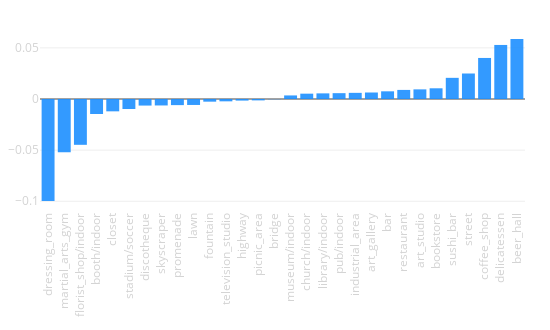

Notebook code cell kept with this figure:
### Code cell
tags_delta(city_data, opposite_city_data)

### Figure 1 — Plotly figure (JSON) as saved in the notebook; plotly's stock layout.template omitted (floating-point values rounded to 4 significant figures)
{"data": [{"marker": {"color": "dodgerblue"}, "opacity": 0.9, "type": "bar", "uid": "70224c34-4a5d-11e9-bdce-3c15c2cf2370", "x": ["dressing_room", "martial_arts_gym", "florist_shop/indoor", "booth/indoor", "closet", "stadium/soccer", "discotheque", "skyscraper", "promenade", "lawn", "fountain", "television_studio", "highway", "picnic_area", "bridge", "museum/indoor", "church/indoor", "library/indoor", "pub/indoor", "industrial_area", "art_gallery", "bar", "restaurant", "art_studio", "bookstore", "sushi_bar", "street", "coffee_shop", "delicatessen", "beer_hall"], "y": [-0.09974, -0.05208, -0.0448, -0.01469, -0.01207, -0.009812, -0.006425, -0.006318, -0.005984, -0.005843, -0.002617, -0.002283, -0.001567, -0.00136, -0.0002039, 0.003489, 0.005222, 0.005505, 0.005706, 0.006011, 0.006354, 0.007502, 0.008879, 0.009406, 0.01046, 0.02068, 0.02493, 0.04014, 0.05284, 0.05866]}], "layout": {"height": 330, "margin": {"b": 120, "l": 40, "r": 25, "t": 30}, "showlegend": false, "width": 550, "xaxis": {"tickangle": -90, "tickfont": {"color": "lightgrey", "size": 11.5}}, "xaxis2": {"tickangle": -90, "tickfont": {"color": "lightgrey", "size": 11.5}}, "yaxis": {"tickfont": {"color": "lightgrey", "size": 11.5}}, "yaxis2": {"tickfont": {"color": "lightgrey", "size": 11.5}}}}
